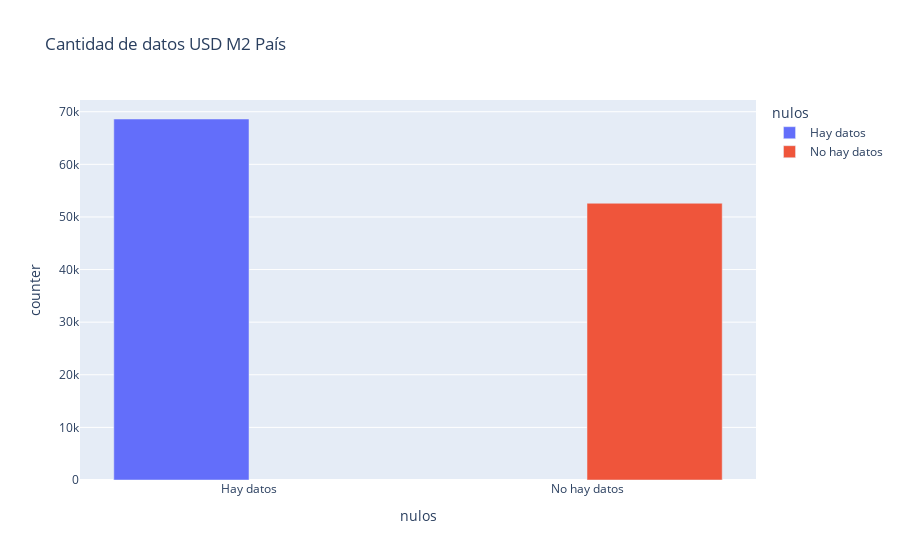

The cell this chart's notebook holds for it:
### Code cell
#graficamos los datos faltantes y completos por provincia
fig = px.bar(pais_group1, x="nulos", y="counter",
             color='nulos', barmode='group',
             height=400, title= "Cantidad de datos USD M2 País")
fig.show()

### Figure 1 — Plotly figure (JSON) as saved in the notebook; plotly's stock layout.template omitted (floating-point values rounded to 4 significant figures)
{"data": [{"alignmentgroup": "True", "hovertemplate": "nulos=%{x}<br>counter=%{y}<extra></extra>", "legendgroup": "Hay datos", "marker": {"color": "#636efa"}, "name": "Hay datos", "offsetgroup": "Hay datos", "orientation": "v", "showlegend": true, "textposition": "auto", "type": "bar", "x": ["Hay datos"], "xaxis": "x", "y": [68617], "yaxis": "y"}, {"alignmentgroup": "True", "hovertemplate": "nulos=%{x}<br>counter=%{y}<extra></extra>", "legendgroup": "No hay datos", "marker": {"color": "#EF553B"}, "name": "No hay datos", "offsetgroup": "No hay datos", "orientation": "v", "showlegend": true, "textposition": "auto", "type": "bar", "x": ["No hay datos"], "xaxis": "x", "y": [52603], "yaxis": "y"}], "layout": {"autosize": true, "barmode": "group", "legend": {"title": {"text": "nulos"}, "tracegroupgap": 0}, "title": {"text": "Cantidad de datos USD M2 País"}, "xaxis": {"anchor": "y", "autorange": true, "categoryarray": ["Hay datos", "No hay datos"], "categoryorder": "array", "domain": [0, 1], "range": [-0.5, 1.5], "title": {"text": "nulos"}, "type": "category"}, "yaxis": {"anchor": "x", "autorange": true, "domain": [0, 1], "range": [0, 72230.0], "title": {"text": "counter"}, "type": "linear"}}}
